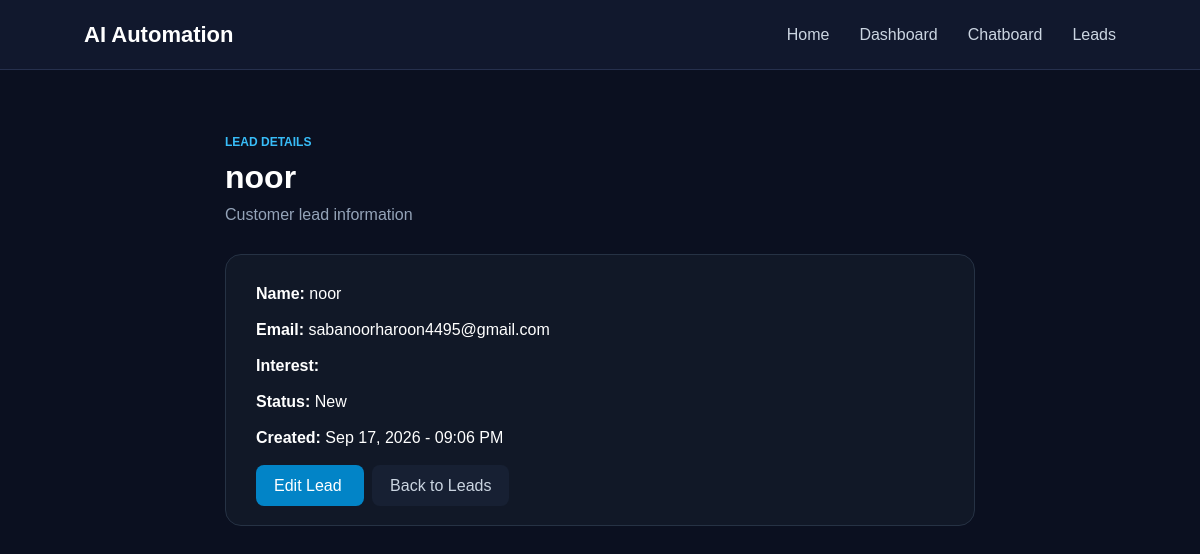
/leads/29/, run on the app's committed database.
### automation/models.py (models this page shows, shortened)
class Lead(models.Model):
    STATUS_CHOICES = [
        ("New", "New"),
        ("Contacted", "Contacted"),
        ("Qualified", "Qualified"),
        ('converted', 'Converted'),
    ]
    name = models.CharField(max_length=200)
    email = models.EmailField(blank=True, null=True)
    phone = models.CharField(max_length=20, blank=True, null=True)
    company = models.CharField(max_length=200, blank=True, null=True)
    status = models.CharField(max_length=20, choices=STATUS_CHOICES, default='new')
    notes = models.TextField(blank=True, null=True)
    created_at = models.DateTimeField(auto_now_add=True)

### automation/views.py (the view)
# urls.py: path('leads/<int:lead_id>/', views.view_lead, name='view_lead'),
def view_lead(request, lead_id):
    lead = get_object_or_404(Lead, id=lead_id)
    return render(request, 'view_lead.html', {'lead': lead})

### automation/templates/view_lead.html (shortened to what this page needs)
{% extends "base.html" %}
{% block content %}
<div style="max-width:800px;margin:40px auto;padding:25px;">
    <div style="color:#38bdf8;font-size:12px;font-weight:bold;">
        LEAD DETAILS
    </div>
    <h1 style="margin:10px 0;">
        {{ lead.name }}
    </h1>
    <p style="color:#94a3b8;margin-bottom:30px;">
        Customer lead information
    </p>
    <div style="
        background:#111827;
        border:1px solid #263244;
        border-radius:16px;
        padding:30px;
    ">
        <p><strong>Name:</strong> {{ lead.name }}</p>
        <br>
        <p><strong>Email:</strong> {{ lead.email }}</p>
        <br>
        <p><strong>Interest:</strong> {{ lead.interest }}</p>
        <br>
        <p><strong>Status:</strong> {{ lead.status }}</p>
        <br>
        <p>
            <strong>Created:</strong>
            {{ lead.created_at|date:"M d, Y - h:i A" }}
        </p>
        <div style="margin-top:30px;">
            <a
                href="{% url 'edit_lead' lead.id %}"
                style="
                    background:#0284c7;
                    color:white;
                    padding:12px 18px;
                    border-radius:8px;
                    text-decoration:none;
                "
            >
                Edit Lead
            </a>
            <a
                href="{% url 'leads' %}"
                style="
                    background:#172033;
                    color:#cbd5e1;
                    padding:12px 18px;
                    border-radius:8px;
                    text-decoration:none;
                    margin-left:8px;
                "
            >
                Back to Leads
            </a>
        </div>
    </div>
</div>
{% endblock %}

### static/style.css (style rules this page uses)
* { margin: 0; padding: 0; box-sizing: border-box; }
body { font-family: Arial, sans-serif; background: #0b1020; color: #ffffff; }

### data on the page
Lead: name "noor", email "sabanoorharoon4495@gmail.com", status "New", created_at "Sep 17, 2026 - 09:06 PM"
